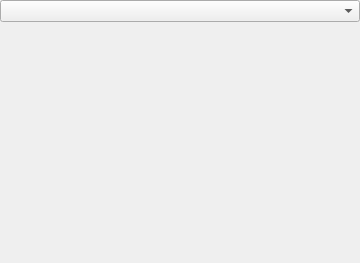
<?xml version="1.0" encoding="UTF-8"?>
<ui version="4.0">
 <class>ControllerShowRingsOptionsWidget</class>
 <widget class="QWidget" name="ControllerShowRingsOptionsWidget">
  <property name="geometry">
   <rect>
    <x>0</x>
    <y>0</y>
    <width>360</width>
    <height>263</height>
   </rect>
  </property>
  <property name="windowTitle">
   <string>Form</string>
  </property>
  <layout class="QVBoxLayout" name="verticalLayout">
   <property name="spacing">
    <number>0</number>
   </property>
   <property name="leftMargin">
    <number>0</number>
   </property>
   <property name="topMargin">
    <number>0</number>
   </property>
   <property name="rightMargin">
    <number>0</number>
   </property>
   <property name="bottomMargin">
    <number>0</number>
   </property>
   <item>
    <widget class="QComboBox" name="m_CbMeshSelector"/>
   </item>
   <item>
    <spacer name="verticalSpacer">
     <property name="orientation">
      <enum>Qt::Vertical</enum>
     </property>
     <property name="sizeHint" stdset="0">
      <size>
       <width>20</width>
       <height>40</height>
      </size>
     </property>
    </spacer>
   </item>
  </layout>
 </widget>
 <resources/>
 <connections/>
</ui>
